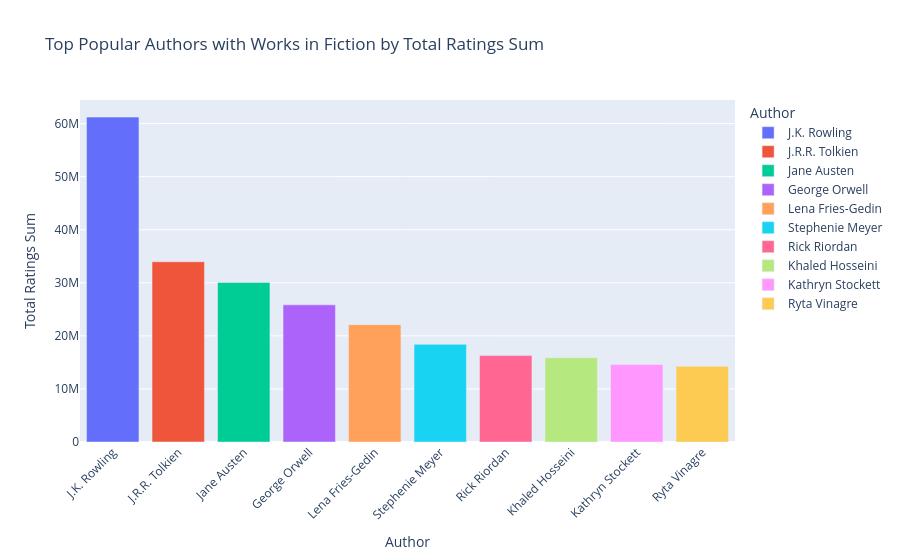

This figure's notebook cell:
### Markdown cell above
Top Popular Authors with Works in Fiction by Total Ratings Sum

### Code cell
authors_df.createOrReplaceTempView("authors_view")

result = spark.sql("""
    SELECT
        a.name AS author_name,
        SUM(w.ratings_sum) AS total_ratings_sum
    FROM authors_view a
    JOIN books_view b ON a.author_id = b.author_id
    JOIN works_view w ON b.work_id = w.work_id
    JOIN genres_view g ON b.book_id = g.book_id
    WHERE g.genre = 'fiction'
    GROUP BY a.name
    ORDER BY total_ratings_sum DESC
    LIMIT 10
""")

result.show()

df = result.toPandas()

fig = px.bar(
    df,
    x='author_name',
    y='total_ratings_sum',
    title='Top Popular Authors with Works in Fiction by Total Ratings Sum',
    labels={'author_name': 'Author', 'total_ratings_sum': 'Total Ratings Sum'},
    color='author_name'
)

fig.update_layout(xaxis_tickangle=-45)
fig.show()

### Figure 1 — Plotly figure (JSON) as saved in the notebook; plotly's stock layout.template omitted (floating-point values rounded to 4 significant figures)
{"data": [{"hovertemplate": "Author=%{x}<br>Total Ratings Sum=%{y}<extra></extra>", "legendgroup": "J.K. Rowling", "marker": {"color": "#636efa", "pattern": {"shape": ""}}, "name": "J.K. Rowling", "orientation": "v", "showlegend": true, "textposition": "auto", "type": "bar", "x": ["J.K. Rowling"], "xaxis": "x", "y": [61230000.0], "yaxis": "y"}, {"hovertemplate": "Author=%{x}<br>Total Ratings Sum=%{y}<extra></extra>", "legendgroup": "J.R.R. Tolkien", "marker": {"color": "#EF553B", "pattern": {"shape": ""}}, "name": "J.R.R. Tolkien", "orientation": "v", "showlegend": true, "textposition": "auto", "type": "bar", "x": ["J.R.R. Tolkien"], "xaxis": "x", "y": [33960000.0], "yaxis": "y"}, {"hovertemplate": "Author=%{x}<br>Total Ratings Sum=%{y}<extra></extra>", "legendgroup": "Jane Austen", "marker": {"color": "#00cc96", "pattern": {"shape": ""}}, "name": "Jane Austen", "orientation": "v", "showlegend": true, "textposition": "auto", "type": "bar", "x": ["Jane Austen"], "xaxis": "x", "y": [30080000.0], "yaxis": "y"}, {"hovertemplate": "Author=%{x}<br>Total Ratings Sum=%{y}<extra></extra>", "legendgroup": "George Orwell", "marker": {"color": "#ab63fa", "pattern": {"shape": ""}}, "name": "George Orwell", "orientation": "v", "showlegend": true, "textposition": "auto", "type": "bar", "x": ["George Orwell"], "xaxis": "x", "y": [25850000.0], "yaxis": "y"}, {"hovertemplate": "Author=%{x}<br>Total Ratings Sum=%{y}<extra></extra>", "legendgroup": "Lena Fries-Gedin", "marker": {"color": "#FFA15A", "pattern": {"shape": ""}}, "name": "Lena Fries-Gedin", "orientation": "v", "showlegend": true, "textposition": "auto", "type": "bar", "x": ["Lena Fries-Gedin"], "xaxis": "x", "y": [22110000.0], "yaxis": "y"}, {"hovertemplate": "Author=%{x}<br>Total Ratings Sum=%{y}<extra></extra>", "legendgroup": "Stephenie Meyer", "marker": {"color": "#19d3f3", "pattern": {"shape": ""}}, "name": "Stephenie Meyer", "orientation": "v", "showlegend": true, "textposition": "auto", "type": "bar", "x": ["Stephenie Meyer"], "xaxis": "x", "y": [18410000.0], "yaxis": "y"}, {"hovertemplate": "Author=%{x}<br>Total Ratings Sum=%{y}<extra></extra>", "legendgroup": "Rick Riordan", "marker": {"color": "#FF6692", "pattern": {"shape": ""}}, "name": "Rick Riordan", "orientation": "v", "showlegend": true, "textposition": "auto", "type": "bar", "x": ["Rick Riordan"], "xaxis": "x", "y": [16280000.0], "yaxis": "y"}, {"hovertemplate": "Author=%{x}<br>Total Ratings Sum=%{y}<extra></extra>", "legendgroup": "Khaled Hosseini", "marker": {"color": "#B6E880", "pattern": {"shape": ""}}, "name": "Khaled Hosseini", "orientation": "v", "showlegend": true, "textposition": "auto", "type": "bar", "x": ["Khaled Hosseini"], "xaxis": "x", "y": [15880000.0], "yaxis": "y"}, {"hovertemplate": "Author=%{x}<br>Total Ratings Sum=%{y}<extra></extra>", "legendgroup": "Kathryn Stockett", "marker": {"color": "#FF97FF", "pattern": {"shape": ""}}, "name": "Kathryn Stockett", "orientation": "v", "showlegend": true, "textposition": "auto", "type": "bar", "x": ["Kathryn Stockett"], "xaxis": "x", "y": [14600000.0], "yaxis": "y"}, {"hovertemplate": "Author=%{x}<br>Total Ratings Sum=%{y}<extra></extra>", "legendgroup": "Ryta Vinagre", "marker": {"color": "#FECB52", "pattern": {"shape": ""}}, "name": "Ryta Vinagre", "orientation": "v", "showlegend": true, "textposition": "auto", "type": "bar", "x": ["Ryta Vinagre"], "xaxis": "x", "y": [14260000.0], "yaxis": "y"}], "layout": {"barmode": "relative", "legend": {"title": {"text": "Author"}, "tracegroupgap": 0}, "title": {"text": "Top Popular Authors with Works in Fiction by Total Ratings Sum"}, "xaxis": {"anchor": "y", "categoryarray": ["J.K. Rowling", "J.R.R. Tolkien", "Jane Austen", "George Orwell", "Lena Fries-Gedin", "Stephenie Meyer", "Rick Riordan", "Khaled Hosseini", "Kathryn Stockett", "Ryta Vinagre"], "categoryorder": "array", "domain": [0, 1], "tickangle": -45, "title": {"text": "Author"}}, "yaxis": {"anchor": "x", "domain": [0, 1], "title": {"text": "Total Ratings Sum"}}}}
